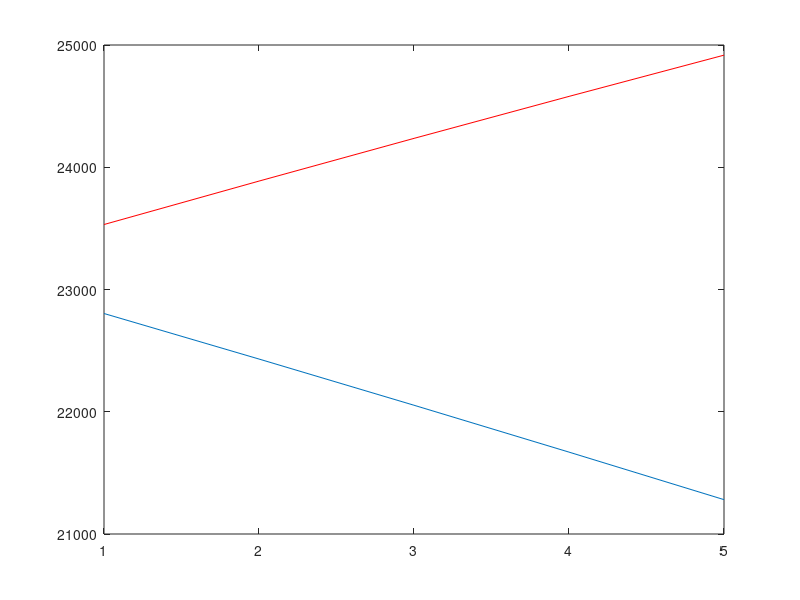

The MATLAB source for this figure:
% // TI File $Revision: /main/3 $
% // Checkin $Date: November 09, 2010   13:05:07 $
% // =====================================================================================
% //  This software is licensed for use with Texas Instruments C28x
% //  family DSCs.  This license was provided to you prior to installing
% //  the software.  You may review this license by consulting a copy of
% //  the agreement in the doc directory of this library.
% //======================================================================================
% /* ==============================================================================
% 
% System Name:    Signal Generator Module demo 
% 
% File Name:      SGENTI2.m
% 
% Description:    Primary System file for demonstrating the Signal Generator module
% 
% Originator:     Digital control systems Group - Texas Instruments
% 
% Target dependency:  C28x
% 
% Description:
% ============
% 
%    The "C" frame work, for demonstrating the signal generator module is given below
%                              ___________________                _____________
%                             |                   |     x1=out1  |             |
%          gain   o---------->|                   |------o------>|  EVMDAC     |
%          offset o---------->|     SGENTI_2      |     x2=out2  |  PWMDAC     |
%         freq    o---------->|                   |------o------>|  DLOG_4CH   |
%                             |___________________|              |_____________|
% 
% */
% //######################################################################################
% // $TI Release: C28x SGEN Library v1.00 $
% // $Release Date: November 09, 2011 $
% // $Copyright: $
% //######################################################################################

close all
clear all

N=input('Please enter signal length N =');

t=1:N;

step_max=1000;

gain=1;
f=50;
fs=20000;

fmax=step_max*fs/65536
freq=2^15*f/fmax

f_norm=163.84;             %f_norm is normalized frequency in Q16 format, f/fs*2^16
phase_norm=8192;        %normalized phase offset phase_norm=(pi/4/(2*pi))*2^16=8192
                        %here phase offset=pi/4
                        
phase=16384/2^15;
                        
output=gain*sin(2*pi*(f_norm*t/2^16+phase_norm/2^16)+phase*pi);

output0=gain*sin(2*pi*(f_norm*t/2^16+phase_norm/2^16));

output=output*2^15;     %Q15 format

output0=output0*2^15;     %Q15 format

plot(output)
hold on
plot(output0,'r')